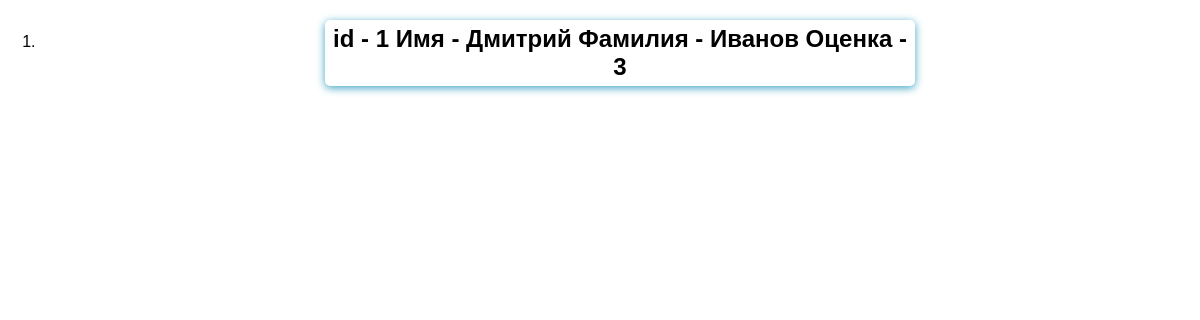
Page /list on the earlier database version.
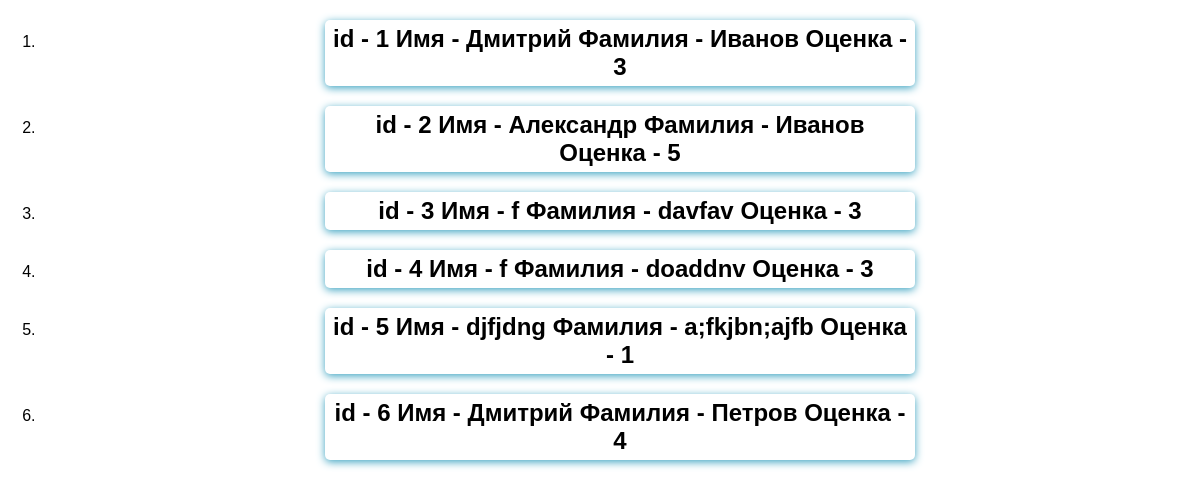
Same page on the later database version.
### feedback/models.py (models this page shows)
class Feedback(models.Model):
    name = models.CharField(max_length=40, validators=[MinLengthValidator(3)])
    surname = models.CharField(max_length=60)
    feedback = models.TextField()
    rating = models.PositiveIntegerField(validators=[MaxValueValidator(5)])

### feedback/views.py (the view)
# urls.py: path('list', views.ListFeedBack.as_view()),
class ListFeedBack(ListView):
    template_name = 'feedback/list_feedback.html'
    model = Feedback
    context_object_name = 'feedbacks'
    def get_queryset(self):
        queryset = super().get_queryset()
        filter_qs = queryset.filter(rating__gt=-1)
        return filter_qs

### feedback/templates/feedback/list_feedback.html (shortened to what this page needs)
{% extends 'base.html' %}
{% block content %}
<ol>
  {% for feedback in feedbacks %}
    <li>
        <h2>
        id - {{ feedback.id }}
        Имя - {{ feedback.name }}
        Фамилия - {{ feedback.surname }}
        Оценка - {{ feedback.rating }}
        </h2>
    </li>
  {% endfor %}
</ol>
{% endblock %}

Differences in the rows shown:
added Feedback: id "2", name "Александр", surname "Иванов", rating "5"
added Feedback: id "3", name "f", surname "davfav", rating "3"
added Feedback: id "4", name "f", surname "doaddnv", rating "3"
added Feedback: id "5", name "djfjdng", surname "a;fkjbn;ajfb", rating "1"
added Feedback: id "6", name "Дмитрий", surname "Петров", rating "4"
